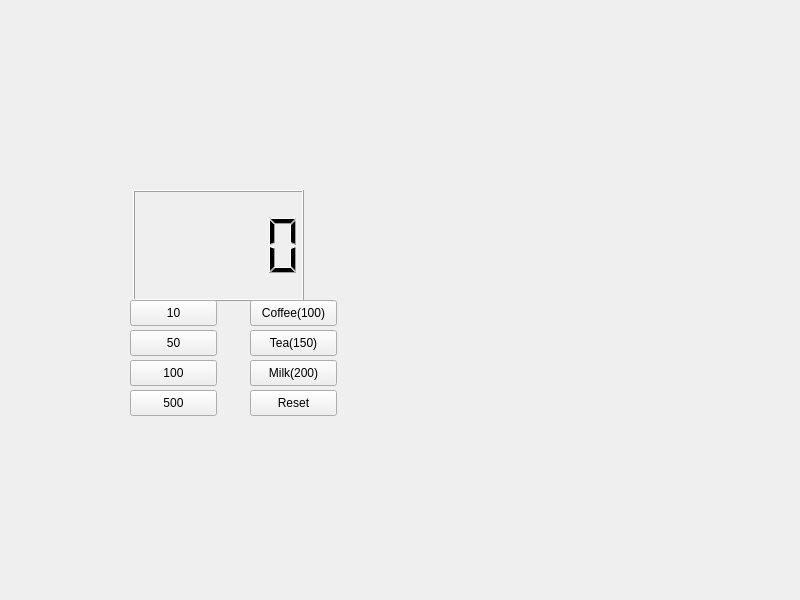
<?xml version="1.0" encoding="UTF-8"?>
<ui version="4.0">
 <class>Widget</class>
 <widget class="QWidget" name="Widget">
  <property name="geometry">
   <rect>
    <x>0</x>
    <y>0</y>
    <width>800</width>
    <height>600</height>
   </rect>
  </property>
  <property name="windowTitle">
   <string>Widget</string>
  </property>
  <widget class="QLCDNumber" name="lcdNumber">
   <property name="geometry">
    <rect>
     <x>133</x>
     <y>190</y>
     <width>171</width>
     <height>111</height>
    </rect>
   </property>
  </widget>
  <widget class="QPushButton" name="pb10">
   <property name="geometry">
    <rect>
     <x>130</x>
     <y>300</y>
     <width>87</width>
     <height>26</height>
    </rect>
   </property>
   <property name="text">
    <string>10</string>
   </property>
  </widget>
  <widget class="QPushButton" name="pb50">
   <property name="geometry">
    <rect>
     <x>130</x>
     <y>330</y>
     <width>87</width>
     <height>26</height>
    </rect>
   </property>
   <property name="text">
    <string>50</string>
   </property>
  </widget>
  <widget class="QPushButton" name="pb100">
   <property name="geometry">
    <rect>
     <x>130</x>
     <y>360</y>
     <width>87</width>
     <height>26</height>
    </rect>
   </property>
   <property name="text">
    <string>100</string>
   </property>
  </widget>
  <widget class="QPushButton" name="pb500">
   <property name="geometry">
    <rect>
     <x>130</x>
     <y>390</y>
     <width>87</width>
     <height>26</height>
    </rect>
   </property>
   <property name="text">
    <string>500</string>
   </property>
  </widget>
  <widget class="QPushButton" name="pbCoffee">
   <property name="geometry">
    <rect>
     <x>250</x>
     <y>300</y>
     <width>87</width>
     <height>26</height>
    </rect>
   </property>
   <property name="text">
    <string>Coffee(100)</string>
   </property>
  </widget>
  <widget class="QPushButton" name="pbTea">
   <property name="geometry">
    <rect>
     <x>250</x>
     <y>330</y>
     <width>87</width>
     <height>26</height>
    </rect>
   </property>
   <property name="text">
    <string>Tea(150)</string>
   </property>
  </widget>
  <widget class="QPushButton" name="pbMilk">
   <property name="geometry">
    <rect>
     <x>250</x>
     <y>360</y>
     <width>87</width>
     <height>26</height>
    </rect>
   </property>
   <property name="text">
    <string>Milk(200)</string>
   </property>
  </widget>
  <widget class="QPushButton" name="pbReset">
   <property name="geometry">
    <rect>
     <x>250</x>
     <y>390</y>
     <width>87</width>
     <height>26</height>
    </rect>
   </property>
   <property name="text">
    <string>Reset</string>
   </property>
  </widget>
 </widget>
 <resources/>
 <connections/>
</ui>
